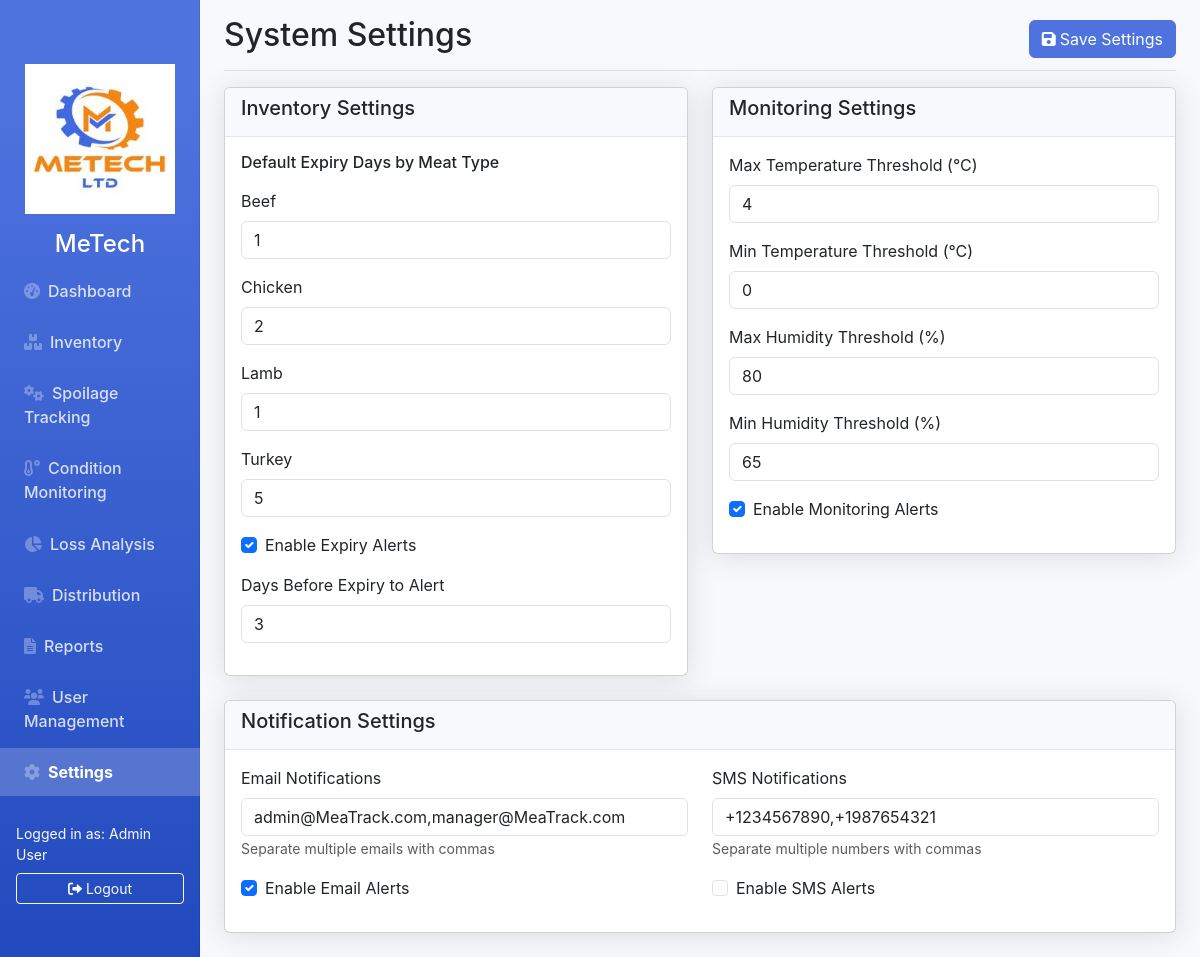
The page /settings.php (signed in) on the database its author committed.
### tables this page shows
CREATE TABLE `users` (
  `id` int(11) NOT NULL,
  `name` varchar(100) NOT NULL,
  `email` varchar(100) NOT NULL,
  `password` varchar(255) NOT NULL,
  `role` enum('admin','manager','supervisor','operator','viewer') NOT NULL,
  `status` enum('active','inactive') DEFAULT 'active',
  `last_login` datetime DEFAULT NULL,
  `created_at` timestamp NOT NULL DEFAULT current_timestamp()
);

CREATE TABLE `meat_types` (
  `id` int(11) NOT NULL,
  `name` varchar(50) NOT NULL,
  `default_expiry_days` int(11) NOT NULL
);

### config.php (called while the page is built, shortened)
<?php
function isAuthenticated() {
    return isset($_SESSION['user_id']);
}
function getCurrentUser($pdo) {
    $stmt = $pdo->prepare("SELECT * FROM users WHERE id = ?");
    $stmt->execute([$_SESSION['user_id']]);
    return $stmt->fetch(PDO::FETCH_ASSOC);
}
?>

### settings.php (the view, shortened to what this page needs)
<?php
require 'config.php';
$meatTypes = $pdo->query("SELECT * FROM meat_types")->fetchAll(PDO::FETCH_ASSOC);
$settings = [
    'expiry_alerts' => true,
    'expiry_days_before' => 3,
    'max_temp' => 4.0,
    'min_temp' => 0.0,
    'max_humidity' => 80,
    'min_humidity' => 65,
    'monitoring_alerts' => true,
    'email_alerts' => true,
    'email_recipients' => 'admin@MeaTrack.com,manager@MeaTrack.com',
    'sms_alerts' => false,
    'sms_recipients' => '+1234567890,+1987654321'
];
?>
<!DOCTYPE html>
<html lang="en">
<head>
    <link rel="stylesheet" href="https://cdnjs.cloudflare.com/ajax/libs/font-awesome/6.0.0-beta3/css/all.min.css">
    <link href="https://cdn.jsdelivr.net/npm/bootstrap@5.3.0/dist/css/bootstrap.min.css" rel="stylesheet">
    <link rel="stylesheet" href="styles.css">
</head>
<body>
    <div class="container-fluid">
        <div class="row">
            <?php include 'sidebar.php'; ?>
            <main class="col-md-9 ms-sm-auto col-lg-10 px-md-4">
                <div class="d-flex justify-content-between flex-wrap flex-md-nowrap align-items-center pt-3 pb-2 mb-3 border-bottom">
                    <h1 class="h2">System Settings</h1>
                    <button type="submit" form="settingsForm" class="btn btn-primary">
                        <i class="fas fa-save me-1"></i>Save Settings
                    </button>
                </div>
                <form id="settingsForm" method="POST">
                    <div class="row">
                        <div class="col-md-6">
                            <div class="card mb-4">
                                <div class="card-header">
                                    <h5>Inventory Settings</h5>
                                </div>
                                <div class="card-body">
                                    <h6 class="mb-3">Default Expiry Days by Meat Type</h6>
                                    <?php foreach ($meatTypes as $type): ?>
                                        <div class="mb-3">
                                            <label class="form-label"><?= $type['name'] ?></label>
                                            <input type="number" class="form-control" name="expiry_days[<?= $type['id'] ?>]"
                                                value="<?= $type['default_expiry_days'] ?>" min="1" required>
                                        </div>
                                    <?php endforeach; ?>
                                    <div class="mb-3 form-check">
                                        <input type="checkbox" class="form-check-input" id="expiryAlerts" name="expiry_alerts"
                                            <?= $settings['expiry_alerts'] ? 'checked' : '' ?>>
                                        <label class="form-check-label" for="expiryAlerts">Enable Expiry Alerts</label>
                                    </div>
                                    <div class="mb-3">
                                        <label class="form-label">Days Before Expiry to Alert</label>
                                        <input type="number" class="form-control" name="expiry_days_before"
                                            value="<?= $settings['expiry_days_before'] ?>" min="1" required>
                                    </div>
                                </div>
                            </div>
                        </div>
                        <div class="col-md-6">
                            <div class="card mb-4">
                                <div class="card-header">
                                    <h5>Monitoring Settings</h5>
                                </div>
                                <div class="card-body">
                                    <div class="mb-3">
                                        <label class="form-label">Max Temperature Threshold (°C)</label>
                                        <input type="number" step="0.1" class="form-control" name="max_temp"
                                            value="<?= $settings['max_temp'] ?>" required>
                                    </div>
                                    <div class="mb-3">
                                        <label class="form-label">Min Temperature Threshold (°C)</label>
                                        <input type="number" step="0.1" class="form-control" name="min_temp"
                                            value="<?= $settings['min_temp'] ?>" required>
                                    </div>
                                    <div class="mb-3">
                                        <label class="form-label">Max Humidity Threshold (%)</label>
                                        <input type="number" class="form-control" name="max_humidity"
                                            value="<?= $settings['max_humidity'] ?>" min="0" max="100" required>
                                    </div>
                                    <div class="mb-3">
                                        <label class="form-label">Min Humidity Threshold (%)</label>
                                        <input type="number" class="form-control" name="min_humidity"
                                            value="<?= $settings['min_humidity'] ?>" min="0" max="100" required>
                                    </div>
                                    <div class="mb-3 form-check">
                                        <input type="checkbox" class="form-check-input" id="monitoringAlerts" name="monitoring_alerts"
                                            <?= $settings['monitoring_alerts'] ? 'checked' : '' ?>>
                                        <label class="form-check-label" for="monitoringAlerts">Enable Monitoring Alerts</label>
                                    </div>
                                </div>
                            </div>
                        </div>
                    </div>
                    <div class="row">
                        <div class="col-md-12">
                            <div class="card">
                                <div class="card-header">
                                    <h5>Notification Settings</h5>
                                </div>
                                <div class="card-body">
                                    <div class="row">
                                        <div class="col-md-6">
                                            <div class="mb-3">
                                                <label class="form-label">Email Notifications</label>
                                                <input type="text" class="form-control" name="email_recipients"
                                                    value="<?= $settings['email_recipients'] ?>" required>
                                                <small class="text-muted">Separate multiple emails with commas</small>
                                            </div>
                                            <div class="mb-3 form-check">
                                                <input type="checkbox" class="form-check-input" id="emailAlerts" name="email_alerts"
                                                    <?= $settings['email_alerts'] ? 'checked' : '' ?>>
                                                <label class="form-check-label" for="emailAlerts">Enable Email Alerts</label>
                                            </div>
                                        </div>
                                        <div class="col-md-6">
                                            <div class="mb-3">
                                                <label class="form-label">SMS Notifications</label>
                                                <input type="text" class="form-control" name="sms_recipients"
                                                    value="<?= $settings['sms_recipients'] ?>">
                                                <small class="text-muted">Separate multiple numbers with commas</small>
                                            </div>
                                            <div class="mb-3 form-check">
                                                <input type="checkbox" class="form-check-input" id="smsAlerts" name="sms_alerts"
                                                    <?= $settings['sms_alerts'] ? 'checked' : '' ?>>
                                                <label class="form-check-label" for="smsAlerts">Enable SMS Alerts</label>
                                            </div>
                                        </div>
                                    </div>
                                </div>
                            </div>
                        </div>
                    </div>
                </form>
            </main>
        </div>
    </div>
</body>
</html>

### sidebar.php
<nav id="sidebar" class="col-md-3 col-lg-2 d-md-block bg-dark sidebar collapse">
    <div class="position-sticky pt-3">
        <div class="sidebar-header text-center">
            <img src="images/logo.jpeg" alt="MeaTrack Logo" class="img-fluid mb-3" style="max-width: 150px;">
            <h4 class="text-white">MeTech</h4>
        </div>
        <ul class="nav flex-column">
            <li class="nav-item">
                <a class="nav-link <?= basename($_SERVER['PHP_SELF']) === 'index.php' ? 'active' : '' ?>" href="index.php">
                    <i class="fas fa-tachometer-alt me-2"></i>Dashboard
                </a>
            </li>
            <li class="nav-item">
                <a class="nav-link <?= basename($_SERVER['PHP_SELF']) === 'inventory.php' ? 'active' : '' ?>" href="inventory.php">
                    <i class="fas fa-boxes me-2"></i>Inventory
                </a>
            </li>
            <li class="nav-item">
                <a class="nav-link <?= basename($_SERVER['PHP_SELF']) === 'spoilage.php' ? 'active' : '' ?>" href="spoilage.php">
                    <i class="fas fa-cogs me-2"></i>Spoilage Tracking
                </a>
            <li class="nav-item">
                <a class="nav-link <?= basename($_SERVER['PHP_SELF']) === 'monitoring.php' ? 'active' : '' ?>" href="monitoring.php">
                    <i class="fas fa-temperature-low me-2"></i>Condition Monitoring
                </a>
            </li>
            <li class="nav-item">
                <a class="nav-link <?= basename($_SERVER['PHP_SELF']) === 'loss-analysis.php' ? 'active' : '' ?>" href="loss-analysis.php">
                    <i class="fas fa-chart-pie me-2"></i>Loss Analysis
                </a>
            </li>
            <li class="nav-item">
                <a class="nav-link <?= basename($_SERVER['PHP_SELF']) === 'distribution.php' ? 'active' : '' ?>" href="distribution.php">
                    <i class="fas fa-truck me-2"></i>Distribution
                </a>
            </li>
            <li class="nav-item">
                <a class="nav-link <?= basename($_SERVER['PHP_SELF']) === 'reports.php' ? 'active' : '' ?>" href="reports.php">
                    <i class="fas fa-file-alt me-2"></i>Reports
                </a>
            </li>
            <?php if (isAuthenticated() && getCurrentUser($pdo)['role'] === 'admin'): ?>
                <li class="nav-item">
                    <a class="nav-link <?= basename($_SERVER['PHP_SELF']) === 'users.php' ? 'active' : '' ?>" href="users.php">
                        <i class="fas fa-users me-2"></i>User Management
                    </a>
                </li>
                <li class="nav-item">
                    <a class="nav-link <?= basename($_SERVER['PHP_SELF']) === 'settings.php' ? 'active' : '' ?>" href="settings.php">
                        <i class="fas fa-cog me-2"></i>Settings
                    </a>
                </li>
            <?php endif; ?>
        </ul>
        <div class="mt-4 px-3">
            <div class="text-light small">Logged in as: <?= getCurrentUser($pdo)['name'] ?></div>
            <a href="logout.php" class="btn btn-sm btn-outline-light w-100 mt-2">
                <i class="fas fa-sign-out-alt me-1"></i>Logout
            </a>
        </div>
    </div>
</nav>

### styles.css (style rules this page uses)
:root { --primary-color: #4e73df; --secondary-color: #858796; --success-color: #1cc88a; --info-color: #36b9cc; --warning-color: #f6c23e; --danger-color: #e74a3b; --light-color: #f8f9fc; --dark-color: #5a5c69; }
body { font-family: 'Nunito', -apple-system, BlinkMacSystemFont, 'Segoe UI', Roboto, 'Helvetica Neue', Arial, sans-serif; background-color: #f8f9fc; overflow-x: hidden; }
.sidebar { position: fixed; top: 0; bottom: 0; left: 0; z-index: 100; padding: 48px 0 0; box-shadow: inset -1px 0 0 rgba(0, 0, 0, .1); background-color: #4e73df; background-image: linear-gradient(180deg, #4e73df 10%, #224abe 100%); background-size: cover; }
.sidebar .nav-link { font-weight: 500; color: rgba(255, 255, 255, .8); padding: 0.75rem 1.5rem; margin-bottom: 0.2rem; }
.sidebar .nav-link.active { color: #fff; background-color: rgba(255, 255, 255, 0.2); font-weight: 700; }
.sidebar .nav-link i { margin-right: 4px; color: rgba(255, 255, 255, 0.3); }
.card { box-shadow: 0 0.15rem 1.75rem 0 rgba(58, 59, 69, 0.15); margin-bottom: 1.5rem; }
.card-header { background-color: #f8f9fc; border-bottom: 1px solid #e3e6f0; }
.btn-primary { background-color: var(--primary-color); border-color: var(--primary-color); }

### rows shown on the page
users: name "Admin User"
meat_types: name "Beef", id+default_expiry_days "1"
meat_types: name "Chicken", id+default_expiry_days "2"
meat_types: name "Lamb", default_expiry_days "1"
meat_types: name "Turkey", id+default_expiry_days "5"
